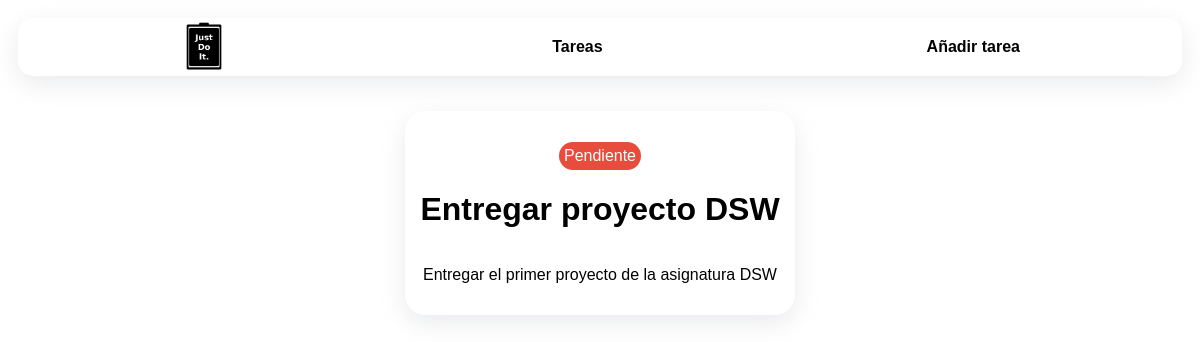
Page /home/tasks/entregar_proyecto_dsw/ on the committed database.
### justdoit/models.py (models this page shows, shortened)
class ToDo(models.Model):
    name = models.CharField(max_length=100)
    slug = models.SlugField(max_length=120, unique=True)
    description = models.TextField()
    done = models.BooleanField(default=False)
    created_at = models.DateTimeField(auto_now_add=True)
    updated_at = models.DateTimeField(auto_now=True)

### justdoit/views.py (the view)
# urls.py: path('tasks/<task_slug>/', views.task_detail, name='task_detail'),
def task_detail(request, task_slug: str):
    task = ToDo.objects.get(slug=task_slug)
    return render(request, 'justdoit/tasks/detail.html', dict(task=task))

### justdoit/templates/justdoit/tasks/detail.html (shortened to what this page needs)
{% load static %}
<!DOCTYPE html>
<html lang="en">
<head>
  <link rel="stylesheet" href="{% static 'justdoit/detail.css' %}">
  <link rel="stylesheet" href="{% static 'justdoit/nav.css' %}">
</head>
{% block body %}
  <header>
    <img width="5%" src="{% static 'assets/logo.png' %}">
    <a class="link_bttn" href="{% url 'justdoit:task_list' %}" target="_blank">Tareas</a>
    <a class="link_bttn" href="{% url 'justdoit:add_task' %}" target="_blank">Añadir tarea</a>
  </header>
  {% if task.done %}
    <div class="task done">
      <p class="task_status dn">Completada</p>
      <h1>{{ task.name }}</h1>
      <p>{{ task.description }}</p>
    </div>
  {% else %}
    <div class="task pending">
      <p class="task_status pnd">Pendiente</p>
      <h1>{{ task.name }}</h1>
      <p>{{ task.description }}</p>
    </div>
  {% endif %}
{% endblock body %}

### justdoit/static/justdoit/detail.css (style rules this page uses)
.task { display: flex; flex-direction: column; align-items: center; max-width: 40%; background-color: white; border-radius: 20px; padding: 15px; box-shadow: rgba(149, 157, 165, 0.2) 0px 8px 24px; font-family: Impact, Haettenschweiler, "Arial Narrow Bold", sans-serif; }
.task_status { color: white; padding: 5px; border-radius: 15px; margin-bottom: 0px; }
.pnd { background-color: #e74c3c; }

### justdoit/static/justdoit/nav.css (style rules this page uses)
header { display: flex; justify-content: space-around; align-items: center; background-color: white; margin: 0 auto; border-radius: 15px; transition: 0.6s; box-shadow: rgba(149, 157, 165, 0.2) 0px 8px 24px; margin-bottom: 35px; }
a { text-decoration: none; font-family: Impact, Haettenschweiler, "Arial Narrow Bold", sans-serif; color: black; font-weight: bold; }
.link_bttn { padding: 5px; border-radius: 15px; transition: 0.3s; }

### rows in the picture
ToDo: name "Entregar proyecto DSW", description "Entregar el primer proyecto de la asignatura DSW"
